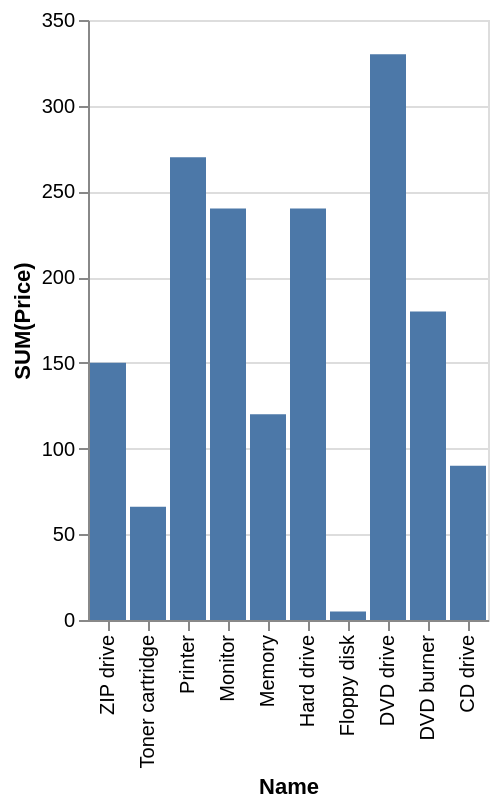

Vega-Lite specification for this chart:
### Vega-Lite specification from a JSON file in a GitHub repository (floating-point values rounded to 4 significant figures)
{"data": {"values": [{"x_data": "ZIP drive", "y_data": 150}, {"x_data": "Toner cartridge", "y_data": 66}, {"x_data": "Printer", "y_data": 270}, {"x_data": "Monitor", "y_data": 240}, {"x_data": "Memory", "y_data": 120}, {"x_data": "Hard drive", "y_data": 240}, {"x_data": "Floppy disk", "y_data": 5}, {"x_data": "DVD drive", "y_data": 330}, {"x_data": "DVD burner", "y_data": 180}, {"x_data": "CD drive", "y_data": 90}]}, "mark": "bar", "encoding": {"x": {"field": "x_data", "type": "nominal", "title": "Name", "sort": "descending"}, "y": {"field": "y_data", "type": "quantitative", "title": "SUM(Price)"}}}
